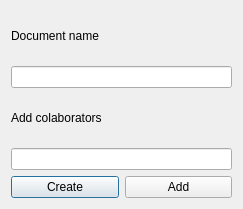
<?xml version="1.0" encoding="UTF-8"?>
<ui version="4.0">
 <class>CreateDocument</class>
 <widget class="QDialog" name="CreateDocument">
  <property name="geometry">
   <rect>
    <x>0</x>
    <y>0</y>
    <width>243</width>
    <height>209</height>
   </rect>
  </property>
  <property name="windowTitle">
   <string>Dialog</string>
  </property>
  <layout class="QHBoxLayout" name="horizontalLayout_2">
   <item>
    <layout class="QVBoxLayout" name="verticalLayout">
     <item>
      <widget class="QLabel" name="label">
       <property name="text">
        <string>Document name</string>
       </property>
      </widget>
     </item>
     <item>
      <widget class="QLineEdit" name="Doc_name"/>
     </item>
     <item>
      <widget class="QLabel" name="label_2">
       <property name="text">
        <string>Add colaborators</string>
       </property>
      </widget>
     </item>
     <item>
      <widget class="QLineEdit" name="Colaborators"/>
     </item>
     <item>
      <layout class="QHBoxLayout" name="horizontalLayout">
       <item>
        <widget class="QPushButton" name="Create_doc">
         <property name="text">
          <string>Create</string>
         </property>
        </widget>
       </item>
       <item>
        <widget class="QPushButton" name="Add">
         <property name="text">
          <string>Add</string>
         </property>
        </widget>
       </item>
      </layout>
     </item>
    </layout>
   </item>
  </layout>
 </widget>
 <resources/>
 <connections/>
</ui>
